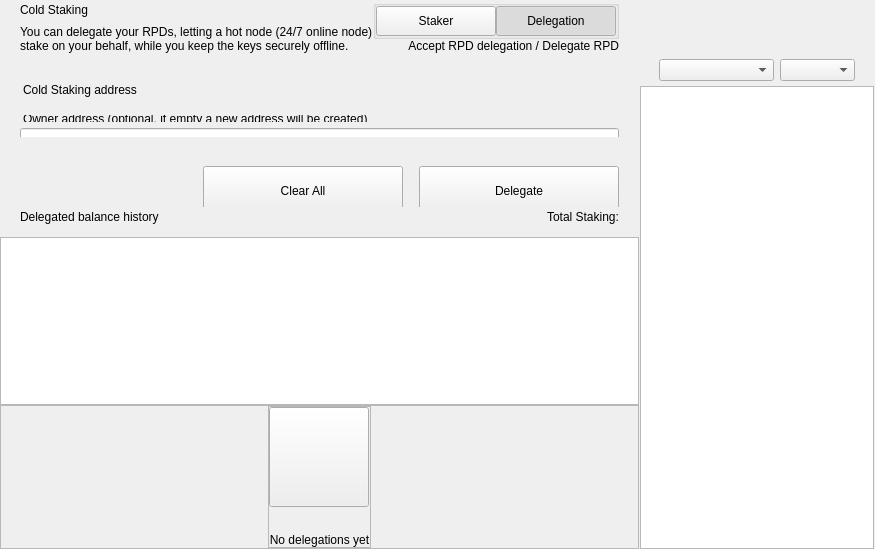
<?xml version="1.0" encoding="UTF-8"?>
<ui version="4.0">
 <class>ColdStakingWidget</class>
 <widget class="QWidget" name="ColdStakingWidget">
  <property name="geometry">
   <rect>
    <x>0</x>
    <y>0</y>
    <width>629</width>
    <height>549</height>
   </rect>
  </property>
  <property name="windowTitle">
   <string>Form</string>
  </property>
  <layout class="QHBoxLayout" name="horizontalLayout_1" stretch="2,1">
   <property name="spacing">
    <number>0</number>
   </property>
   <property name="leftMargin">
    <number>0</number>
   </property>
   <property name="topMargin">
    <number>0</number>
   </property>
   <property name="rightMargin">
    <number>0</number>
   </property>
   <property name="bottomMargin">
    <number>0</number>
   </property>
   <item>
    <widget class="QWidget" name="left" native="true">
     <layout class="QVBoxLayout" name="verticalLayout_3">
      <property name="leftMargin">
       <number>0</number>
      </property>
      <property name="topMargin">
       <number>0</number>
      </property>
      <property name="rightMargin">
       <number>0</number>
      </property>
      <property name="bottomMargin">
       <number>0</number>
      </property>
      <item>
       <layout class="QVBoxLayout" name="verticalLayout_2">
        <property name="spacing">
         <number>0</number>
        </property>
        <item>
         <layout class="QVBoxLayout" name="verticalLayoutTop">
          <property name="spacing">
           <number>0</number>
          </property>
          <property name="leftMargin">
           <number>0</number>
          </property>
          <property name="rightMargin">
           <number>0</number>
          </property>
          <item>
           <widget class="QWidget" name="containerTitle" native="true">
            <property name="sizePolicy">
             <sizepolicy hsizetype="Preferred" vsizetype="Minimum">
              <horstretch>0</horstretch>
              <verstretch>0</verstretch>
             </sizepolicy>
            </property>
            <property name="maximumSize">
             <size>
              <width>16777215</width>
              <height>100</height>
             </size>
            </property>
            <layout class="QHBoxLayout" name="containerTitleLayout">
             <property name="spacing">
              <number>0</number>
             </property>
             <property name="leftMargin">
              <number>20</number>
             </property>
             <property name="topMargin">
              <number>0</number>
             </property>
             <property name="rightMargin">
              <number>20</number>
             </property>
             <property name="bottomMargin">
              <number>0</number>
             </property>
             <item>
              <layout class="QVBoxLayout" name="verticalLayout11">
               <property name="spacing">
                <number>5</number>
               </property>
               <item>
                <widget class="QLabel" name="labelTitle">
                 <property name="text">
                  <string>Cold Staking</string>
                 </property>
                </widget>
               </item>
               <item>
                <widget class="QLabel" name="labelSubtitle1">
                 <property name="maximumSize">
                  <size>
                   <width>16777215</width>
                   <height>16777215</height>
                  </size>
                 </property>
                 <property name="text">
                  <string>You can delegate your RPDs, letting a hot node (24/7 online node)
stake on your behalf, while you keep the keys securely offline.</string>
                 </property>
                </widget>
               </item>
              </layout>
             </item>
             <item>
              <spacer name="horizontalSpacer">
               <property name="orientation">
                <enum>Qt::Horizontal</enum>
               </property>
               <property name="sizeHint" stdset="0">
                <size>
                 <width>40</width>
                 <height>20</height>
                </size>
               </property>
              </spacer>
             </item>
             <item>
              <widget class="QWidget" name="containerViewPrivacyChecks" native="true">
               <layout class="QVBoxLayout" name="containerPrivacyChecks">
                <property name="spacing">
                 <number>0</number>
                </property>
                <property name="leftMargin">
                 <number>0</number>
                </property>
                <property name="topMargin">
                 <number>0</number>
                </property>
                <property name="rightMargin">
                 <number>0</number>
                </property>
                <property name="bottomMargin">
                 <number>0</number>
                </property>
                <item alignment="Qt::AlignHCenter|Qt::AlignVCenter">
                 <widget class="QGroupBox" name="groupBox">
                  <property name="title">
                   <string/>
                  </property>
                  <layout class="QHBoxLayout" name="horizontalLayout_2_1">
                   <property name="spacing">
                    <number>0</number>
                   </property>
                   <property name="leftMargin">
                    <number>0</number>
                   </property>
                   <property name="topMargin">
                    <number>0</number>
                   </property>
                   <property name="rightMargin">
                    <number>0</number>
                   </property>
                   <property name="bottomMargin">
                    <number>0</number>
                   </property>
                   <item>
                    <widget class="QPushButton" name="pushLeft">
                     <property name="minimumSize">
                      <size>
                       <width>120</width>
                       <height>30</height>
                      </size>
                     </property>
                     <property name="maximumSize">
                      <size>
                       <width>120</width>
                       <height>30</height>
                      </size>
                     </property>
                     <property name="focusPolicy">
                      <enum>Qt::NoFocus</enum>
                     </property>
                     <property name="text">
                      <string>Staker</string>
                     </property>
                     <property name="checkable">
                      <bool>true</bool>
                     </property>
                     <property name="autoExclusive">
                      <bool>true</bool>
                     </property>
                    </widget>
                   </item>
                   <item>
                    <widget class="QPushButton" name="pushRight">
                     <property name="minimumSize">
                      <size>
                       <width>120</width>
                       <height>30</height>
                      </size>
                     </property>
                     <property name="maximumSize">
                      <size>
                       <width>120</width>
                       <height>30</height>
                      </size>
                     </property>
                     <property name="focusPolicy">
                      <enum>Qt::NoFocus</enum>
                     </property>
                     <property name="text">
                      <string>Delegation</string>
                     </property>
                     <property name="checkable">
                      <bool>true</bool>
                     </property>
                     <property name="checked">
                      <bool>true</bool>
                     </property>
                     <property name="autoExclusive">
                      <bool>true</bool>
                     </property>
                    </widget>
                   </item>
                  </layout>
                 </widget>
                </item>
                <item alignment="Qt::AlignTop">
                 <widget class="QLabel" name="labelSubtitle2">
                  <property name="text">
                   <string>Accept RPD delegation / Delegate RPD</string>
                  </property>
                  <property name="alignment">
                   <set>Qt::AlignRight|Qt::AlignTrailing|Qt::AlignVCenter</set>
                  </property>
                 </widget>
                </item>
               </layout>
              </widget>
             </item>
            </layout>
           </widget>
          </item>
          <item>
           <spacer name="verticalSpacer_2">
            <property name="orientation">
             <enum>Qt::Vertical</enum>
            </property>
            <property name="sizeType">
             <enum>QSizePolicy::Fixed</enum>
            </property>
            <property name="sizeHint" stdset="0">
             <size>
              <width>20</width>
              <height>30</height>
             </size>
            </property>
           </spacer>
          </item>
          <item>
           <widget class="QWidget" name="containerSend" native="true">
            <property name="minimumSize">
             <size>
              <width>0</width>
              <height>50</height>
             </size>
            </property>
            <layout class="QVBoxLayout" name="containerSendRow">
             <property name="spacing">
              <number>6</number>
             </property>
             <property name="leftMargin">
              <number>0</number>
             </property>
             <property name="topMargin">
              <number>0</number>
             </property>
             <property name="rightMargin">
              <number>0</number>
             </property>
             <property name="bottomMargin">
              <number>0</number>
             </property>
             <item>
              <widget class="QLabel" name="labelEditTitle">
               <property name="maximumSize">
                <size>
                 <width>16777215</width>
                 <height>30</height>
                </size>
               </property>
               <property name="styleSheet">
                <string notr="true">padding-left:20px; padding-bottom:3px;</string>
               </property>
               <property name="text">
                <string>Cold Staking address</string>
               </property>
              </widget>
             </item>
             <item>
              <spacer name="verticalSpacer_6">
               <property name="orientation">
                <enum>Qt::Vertical</enum>
               </property>
               <property name="sizeType">
                <enum>QSizePolicy::Fixed</enum>
               </property>
               <property name="sizeHint" stdset="0">
                <size>
                 <width>20</width>
                 <height>9</height>
                </size>
               </property>
              </spacer>
             </item>
             <item>
              <widget class="QWidget" name="containerOwner" native="true">
               <layout class="QVBoxLayout" name="vContainerOwner">
                <property name="spacing">
                 <number>4</number>
                </property>
                <property name="leftMargin">
                 <number>20</number>
                </property>
                <property name="topMargin">
                 <number>0</number>
                </property>
                <property name="rightMargin">
                 <number>20</number>
                </property>
                <property name="bottomMargin">
                 <number>0</number>
                </property>
                <item>
                 <widget class="QLabel" name="labelSubtitleDescription">
                  <property name="maximumSize">
                   <size>
                    <width>16777215</width>
                    <height>20</height>
                   </size>
                  </property>
                  <property name="styleSheet">
                   <string notr="true">margin-bottom:2px;
                   margin-left:0.05px;
                   padding:0px;</string>
                  </property>
                  <property name="text">
                   <string>Owner address (optional, if empty a new address will be created)</string>
                  </property>
                 </widget>
                </item>
                <item>
                 <widget class="QLineEdit" name="lineEditOwnerAddress">
                  <property name="minimumSize">
                   <size>
                    <width>0</width>
                    <height>50</height>
                   </size>
                  </property>
                  <property name="maximumSize">
                   <size>
                    <width>16777215</width>
                    <height>50</height>
                   </size>
                  </property>
                  <property name="styleSheet">
                   <string notr="true"/>
                  </property>
                  <property name="placeholderText">
                   <string>Enter owner address</string>
                  </property>
                 </widget>
                </item>
               </layout>
              </widget>
             </item>
            </layout>
           </widget>
          </item>
         </layout>
        </item>
        <item>
         <spacer name="verticalSpacer_3">
          <property name="orientation">
           <enum>Qt::Vertical</enum>
          </property>
          <property name="sizeType">
           <enum>QSizePolicy::Minimum</enum>
          </property>
          <property name="sizeHint" stdset="0">
           <size>
            <width>20</width>
            <height>20</height>
           </size>
          </property>
         </spacer>
        </item>
        <item>
         <widget class="QWidget" name="containerBtn" native="true">
          <property name="minimumSize">
           <size>
            <width>0</width>
            <height>50</height>
           </size>
          </property>
          <layout class="QHBoxLayout" name="horizontalLayout">
           <property name="rightMargin">
            <number>20</number>
           </property>
           <item>
            <spacer name="horizontalSpacer_2">
             <property name="orientation">
              <enum>Qt::Horizontal</enum>
             </property>
             <property name="sizeHint" stdset="0">
              <size>
               <width>200</width>
               <height>20</height>
              </size>
             </property>
            </spacer>
           </item>
           <item>
            <layout class="QHBoxLayout" name="horizontalLayout_7">
             <item>
              <spacer name="horizontalSpacer_3">
               <property name="orientation">
                <enum>Qt::Horizontal</enum>
               </property>
               <property name="sizeType">
                <enum>QSizePolicy::Expanding</enum>
               </property>
               <property name="sizeHint" stdset="0">
                <size>
                 <width>40</width>
                 <height>20</height>
                </size>
               </property>
              </spacer>
             </item>
             <item>
              <widget class="QPushButton" name="pushButtonClear">
               <property name="minimumSize">
                <size>
                 <width>200</width>
                 <height>50</height>
                </size>
               </property>
               <property name="focusPolicy">
                <enum>Qt::NoFocus</enum>
               </property>
               <property name="text">
                <string>Clear All</string>
               </property>
              </widget>
             </item>
             <item>
              <spacer name="horizontalSpacer_4">
               <property name="orientation">
                <enum>Qt::Horizontal</enum>
               </property>
               <property name="sizeType">
                <enum>QSizePolicy::Fixed</enum>
               </property>
               <property name="sizeHint" stdset="0">
                <size>
                 <width>10</width>
                 <height>20</height>
                </size>
               </property>
              </spacer>
             </item>
             <item>
              <widget class="QPushButton" name="pushButtonSend">
               <property name="minimumSize">
                <size>
                 <width>200</width>
                 <height>50</height>
                </size>
               </property>
               <property name="maximumSize">
                <size>
                 <width>200</width>
                 <height>50</height>
                </size>
               </property>
               <property name="focusPolicy">
                <enum>Qt::NoFocus</enum>
               </property>
               <property name="text">
                <string>Delegate</string>
               </property>
              </widget>
             </item>
            </layout>
           </item>
          </layout>
         </widget>
        </item>
        <item>
         <widget class="QWidget" name="containerHistoryLabel" native="true">
          <layout class="QHBoxLayout" name="horizontalLayout_4">
           <property name="spacing">
            <number>0</number>
           </property>
           <property name="leftMargin">
            <number>20</number>
           </property>
           <property name="topMargin">
            <number>0</number>
           </property>
           <property name="rightMargin">
            <number>20</number>
           </property>
           <property name="bottomMargin">
            <number>0</number>
           </property>
           <item>
            <widget class="QWidget" name="verticalWidget" native="true">
             <property name="minimumSize">
              <size>
               <width>100</width>
               <height>0</height>
              </size>
             </property>
             <layout class="QVBoxLayout" name="verticalLayout_58">
              <property name="leftMargin">
               <number>0</number>
              </property>
              <property name="topMargin">
               <number>0</number>
              </property>
              <property name="rightMargin">
               <number>0</number>
              </property>
              <property name="bottomMargin">
               <number>0</number>
              </property>
              <item>
               <widget class="QLabel" name="labelListHistory">
                <property name="text">
                 <string>Delegated balance history</string>
                </property>
               </widget>
              </item>
             </layout>
            </widget>
           </item>
           <item>
            <spacer name="horizontalSpacer_5">
             <property name="orientation">
              <enum>Qt::Horizontal</enum>
             </property>
             <property name="sizeHint" stdset="0">
              <size>
               <width>40</width>
               <height>20</height>
              </size>
             </property>
            </spacer>
           </item>
           <item>
            <widget class="QLabel" name="labelStakingTotal">
             <property name="text">
              <string>Total Staking:</string>
             </property>
            </widget>
           </item>
          </layout>
         </widget>
        </item>
        <item>
         <layout class="QVBoxLayout" name="verticalLayout_64">
          <property name="spacing">
           <number>0</number>
          </property>
          <item>
           <spacer name="verticalSpacer_44">
            <property name="orientation">
             <enum>Qt::Vertical</enum>
            </property>
            <property name="sizeType">
             <enum>QSizePolicy::Fixed</enum>
            </property>
            <property name="sizeHint" stdset="0">
             <size>
              <width>20</width>
              <height>10</height>
             </size>
            </property>
           </spacer>
          </item>
          <item>
           <widget class="QListView" name="listView">
            <property name="enabled">
             <bool>true</bool>
            </property>
            <property name="mouseTracking">
             <bool>true</bool>
            </property>
           </widget>
          </item>
          <item>
           <widget class="QFrame" name="emptyContainer">
            <property name="minimumSize">
             <size>
              <width>0</width>
              <height>100</height>
             </size>
            </property>
            <property name="frameShape">
             <enum>QFrame::StyledPanel</enum>
            </property>
            <property name="frameShadow">
             <enum>QFrame::Raised</enum>
            </property>
            <layout class="QVBoxLayout" name="verticalLayout_71" stretch="1,8">
             <property name="spacing">
              <number>0</number>
             </property>
             <property name="leftMargin">
              <number>0</number>
             </property>
             <property name="topMargin">
              <number>0</number>
             </property>
             <property name="rightMargin">
              <number>0</number>
             </property>
             <property name="bottomMargin">
              <number>0</number>
             </property>
             <item>
              <spacer name="verticalSpacer">
               <property name="orientation">
                <enum>Qt::Vertical</enum>
               </property>
               <property name="sizeHint" stdset="0">
                <size>
                 <width>20</width>
                 <height>20</height>
                </size>
               </property>
              </spacer>
             </item>
             <item alignment="Qt::AlignHCenter|Qt::AlignVCenter">
              <widget class="QFrame" name="emptyScreen">
               <property name="sizePolicy">
                <sizepolicy hsizetype="Expanding" vsizetype="Expanding">
                 <horstretch>0</horstretch>
                 <verstretch>0</verstretch>
                </sizepolicy>
               </property>
               <property name="frameShape">
                <enum>QFrame::StyledPanel</enum>
               </property>
               <property name="frameShadow">
                <enum>QFrame::Raised</enum>
               </property>
               <layout class="QVBoxLayout" name="verticalLayout">
                <property name="spacing">
                 <number>30</number>
                </property>
                <property name="leftMargin">
                 <number>0</number>
                </property>
                <property name="topMargin">
                 <number>0</number>
                </property>
                <property name="rightMargin">
                 <number>0</number>
                </property>
                <property name="bottomMargin">
                 <number>0</number>
                </property>
                <item alignment="Qt::AlignHCenter|Qt::AlignVCenter">
                 <widget class="QPushButton" name="pushImgEmpty">
                  <property name="minimumSize">
                   <size>
                    <width>100</width>
                    <height>100</height>
                   </size>
                  </property>
                  <property name="maximumSize">
                   <size>
                    <width>100</width>
                    <height>100</height>
                   </size>
                  </property>
                  <property name="focusPolicy">
                   <enum>Qt::NoFocus</enum>
                  </property>
                  <property name="text">
                   <string/>
                  </property>
                  <property name="iconSize">
                   <size>
                    <width>100</width>
                    <height>100</height>
                   </size>
                  </property>
                 </widget>
                </item>
                <item alignment="Qt::AlignHCenter|Qt::AlignVCenter">
                 <widget class="QLabel" name="labelEmpty">
                  <property name="styleSheet">
                   <string notr="true"/>
                  </property>
                  <property name="text">
                   <string>No delegations yet</string>
                  </property>
                  <property name="alignment">
                   <set>Qt::AlignCenter</set>
                  </property>
                 </widget>
                </item>
               </layout>
              </widget>
             </item>
            </layout>
           </widget>
          </item>
         </layout>
        </item>
       </layout>
      </item>
     </layout>
    </widget>
   </item>
   <item>
    <widget class="QWidget" name="right" native="true">
     <layout class="QVBoxLayout" name="rightContainer">
      <property name="spacing">
       <number>0</number>
      </property>
      <property name="leftMargin">
       <number>1</number>
      </property>
      <property name="topMargin">
       <number>0</number>
      </property>
      <property name="rightMargin">
       <number>1</number>
      </property>
      <property name="bottomMargin">
       <number>0</number>
      </property>
      <item>
       <widget class="QWidget" name="containerRightButtons" native="true">
        <property name="minimumSize">
         <size>
          <width>0</width>
          <height>50</height>
         </size>
        </property>
        <layout class="QVBoxLayout" name="verticalLayout_4">
         <property name="leftMargin">
          <number>19</number>
         </property>
         <property name="topMargin">
          <number>0</number>
         </property>
         <property name="rightMargin">
          <number>19</number>
         </property>
         <property name="bottomMargin">
          <number>0</number>
         </property>
         <item>
          <widget class="OptionButton" name="btnCoinControl" native="true">
           <property name="minimumSize">
            <size>
             <width>0</width>
             <height>0</height>
            </size>
           </property>
          </widget>
         </item>
         <item>
          <widget class="OptionButton" name="btnColdStaking" native="true"/>
         </item>
         <item>
          <widget class="OptionButton" name="btnMyStakingAddresses" native="true">
           <property name="sizePolicy">
            <sizepolicy hsizetype="Preferred" vsizetype="Minimum">
             <horstretch>0</horstretch>
             <verstretch>0</verstretch>
            </sizepolicy>
           </property>
          </widget>
         </item>
        </layout>
       </widget>
      </item>
      <item>
       <widget class="QWidget" name="sortWidget" native="true">
        <layout class="QHBoxLayout" name="horizontalLayout_6">
         <property name="leftMargin">
          <number>19</number>
         </property>
         <property name="rightMargin">
          <number>19</number>
         </property>
         <property name="bottomMargin">
          <number>5</number>
         </property>
         <item>
          <spacer name="horizontalSpacer_6">
           <property name="orientation">
            <enum>Qt::Horizontal</enum>
           </property>
           <property name="sizeHint" stdset="0">
            <size>
             <width>40</width>
             <height>20</height>
            </size>
           </property>
          </spacer>
         </item>
         <item>
          <widget class="QComboBox" name="comboBoxSort">
           <property name="sizePolicy">
            <sizepolicy hsizetype="Preferred" vsizetype="Fixed">
             <horstretch>0</horstretch>
             <verstretch>0</verstretch>
            </sizepolicy>
           </property>
           <property name="minimumSize">
            <size>
             <width>115</width>
             <height>0</height>
            </size>
           </property>
          </widget>
         </item>
         <item>
          <widget class="QComboBox" name="comboBoxSortOrder">
           <property name="sizePolicy">
            <sizepolicy hsizetype="Preferred" vsizetype="Fixed">
             <horstretch>0</horstretch>
             <verstretch>0</verstretch>
            </sizepolicy>
           </property>
           <property name="minimumSize">
            <size>
             <width>75</width>
             <height>0</height>
            </size>
           </property>
          </widget>
         </item>
        </layout>
       </widget>
      </item>
      <item>
       <widget class="QListView" name="listViewStakingAddress">
        <property name="enabled">
         <bool>true</bool>
        </property>
        <property name="mouseTracking">
         <bool>true</bool>
        </property>
       </widget>
      </item>
     </layout>
    </widget>
   </item>
  </layout>
 </widget>
 <customwidgets>
  <customwidget>
   <class>OptionButton</class>
   <extends>QWidget</extends>
   <header>qt/rapids/optionbutton.h</header>
   <container>1</container>
  </customwidget>
 </customwidgets>
 <resources/>
 <connections/>
</ui>
